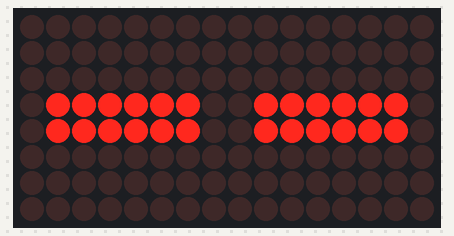
Bench run of a sketch on a simulated Arduino Uno, built with avr-gcc and run on an emulated ATmega328P. Shown: 16×8 LED matrix.

Above: at 0.1 s.
At 0.63 s:
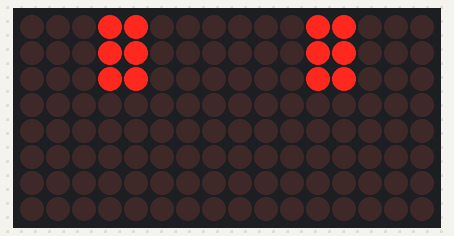
At 1.29 s:
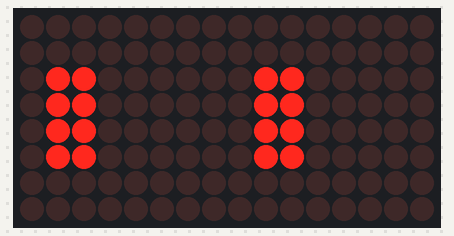
At 2.62 s:
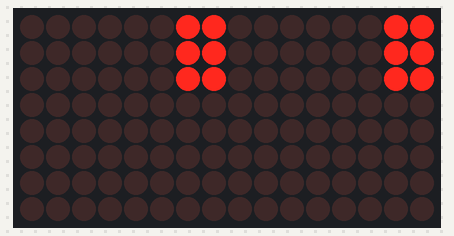
At 3.83 s:
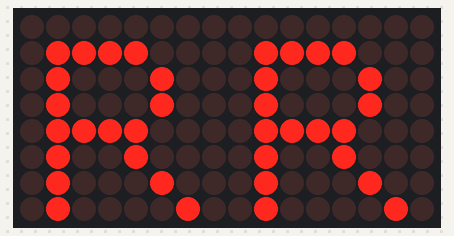
At 5.04 s:
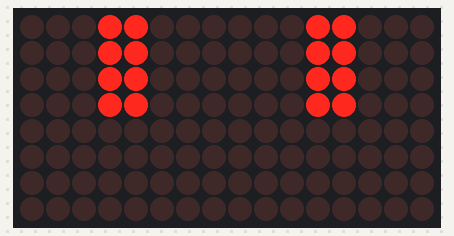

Measured:
- by itself, everything shown: repeats every 4.5 s, in 34 steps

The sketch:

FrameCycle.ino
```cpp
#include <LedControl.h>

const int DIN_PIN = 11;
const int CS_PIN = 3;
const int CLK_PIN = 13;

const uint64_t IMAGES[] = {
  0x0000007e7e000000,
  0x0000181818180000,
  0x0000001818181800,
  0x0000000018181818,
  0x0000000000181818,
  0x0018181818000000,
  0x1818181800000000,
  0x1818180000000000,
  0x00000c0c0c0c0000,
  0x0000060606060000,
  0x0000030303030000,
  0x0000303030300000,
  0x0000606060600000,
  0x0000c0c0c0c00000,
  0x0000000c0c0c0c00,
  0x0000000006060606,
  0x0000000000030303,
  0x0000003030303000,
  0x0000000060606060,
  0x0000000000c0c0c0,
  0x000c0c0c0c000000,
  0x0606060600000000,
  0x0303030000000000,
  0x0030303030000000,
  0x6060606000000000,
  0xc0c0c00000000000,
  0x1824424242424200,
  0xe7dbbdbdbdbdbdff,
  0x4222121e22221e00,
  0xbdddede1dddde1ff,
  0x3c42424242423c00,
  0xc3bdbdbdbdbdc3ff,
  0x4262724a46464200,
  0xbd9d8db5b9b9bdff
};
const int IMAGES_LEN = sizeof(IMAGES)/8;

LedControl display = LedControl(DIN_PIN, CLK_PIN, CS_PIN,2);


void setup() {
  display.clearDisplay(0);
  display.clearDisplay(1);
  display.shutdown(0, false);
  display.shutdown(1, false);
  display.setIntensity(0, 10);
  display.setIntensity(1, 10);
}

void displayImage(uint64_t image) {
  for (int i = 0; i < 8; i++) {
    byte row = (image >> i * 8) & 0xFF;
    for (int j = 0; j < 8; j++) {
      display.setLed(0, i, j, bitRead(row, j));
    }
  }
}

void displayImageR(uint64_t image) {
  for (int i = 0; i < 8; i++) {
    byte row = (image >> i * 8) & 0xFF;
    for (int j = 0; j < 8; j++) {
      display.setLed(1, i, j, bitRead(row, j));
    }
  }
}

int i = 0;

void loop() {
  displayImage(IMAGES[i]);
  displayImageR(IMAGES[i]);
  if (++i >= IMAGES_LEN ) {
    i = 0;
  }
  delay(100);
}
```
